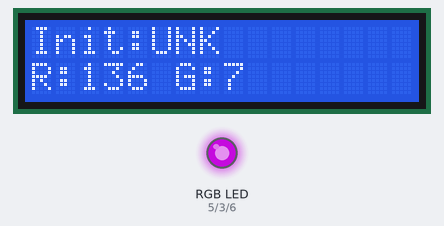
Bench run of a sketch on a simulated Arduino Uno, built with avr-gcc and run on an emulated ATmega328P. Parts: 16×2 character LCD, an RGB LED mixed from three pins (HIGH = lit). Dim RGB values are drawn brighter than linear; random numbers use the default seed unless the sketch sets one.

Above: at 0.1 s.
At 6.7 s:
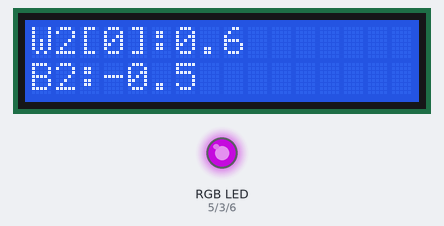
At 12.8 s:
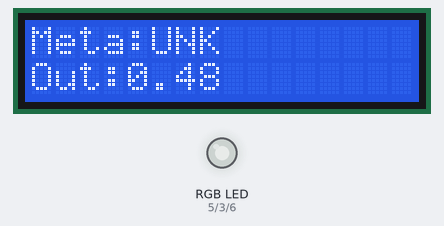
At 20.4 s:
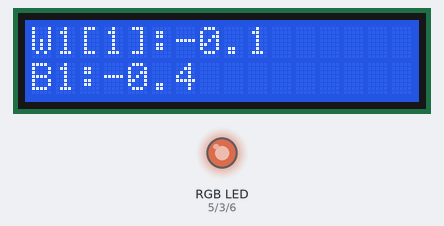
At 28.0 s:
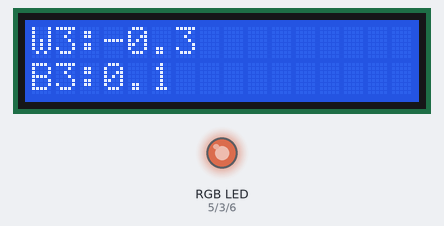
At 38.6 s:
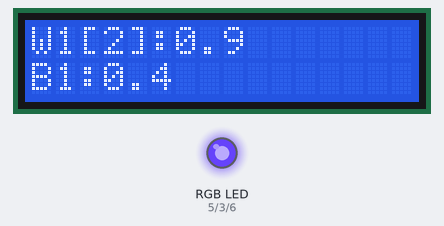
Timing chart, 0 to 40.0 s (numbered marks = the images above):
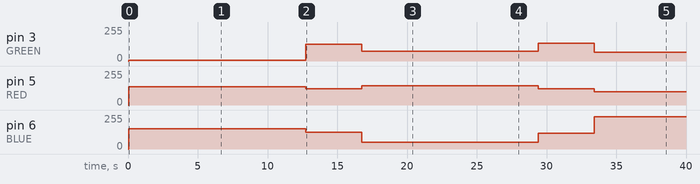

Measured:
- by itself, pin 3 (GREEN): 0/255 → 7/255 at 0.07 s, → 126/255 12.7 s later, → 72/255 4.0 s later, → 132/255 12.7 s later, … (5 changes in this stretch)
- by itself, pin 5 (RED): 0/255 → 136/255 at 0.07 s, → 122/255 12.7 s later, → 146/255 4.0 s later, → 121/255 12.7 s later, … (5 changes in this stretch)
- what the display in image 1 shows lasts 1.5 s, from 6.7 s to 8.2 s
- what the display in image 2 shows lasts 4.1 s, from 12.7 s to 16.8 s

The sketch:

perceptronIA.ino
```cpp
#include <Wire.h>
#include <LiquidCrystal_I2C.h>

LiquidCrystal_I2C lcd(0x27, 16, 2);

#define GREEN 3
#define RED   5
#define BLUE  6

// ⏱️ Configuração dos tempos (em milissegundos)
int timeInit   = 2000; // tempo da cor inicial
int timeWeight = 1500; // tempo de cada peso/bias
int timeMeta   = 4000; // tempo da cor meta

float inputs[3];
float hidden1[3];
float hidden2[3];
float output;
float w1[3][3];
float w2[3][3];
float w3[3];
float bias1[3], bias2[3], bias3;

float sigmoid(float x) {
  return 1.0 / (1.0 + exp(-x));
}

void initWeights() {
  for (int i=0; i<3; i++) {
    bias1[i] = random(-100,100)/100.0;
    bias2[i] = random(-100,100)/100.0;
    w3[i] = random(-100,100)/100.0;
  }
  bias3 = random(-100,100)/100.0;
  for (int i=0; i<3; i++) {
    for (int j=0; j<3; j++) {
      w1[i][j] = random(-100,100)/100.0;
      w2[i][j] = random(-100,100)/100.0;
    }
  }
}

float runNN(float r, float g, float b) {
  inputs[0]=r; inputs[1]=g; inputs[2]=b;

  for (int i=0; i<3; i++) {
    hidden1[i] = sigmoid(inputs[0]*w1[0][i] + inputs[1]*w1[1][i] + inputs[2]*w1[2][i] + bias1[i]);
  }
  for (int i=0; i<3; i++) {
    hidden2[i] = sigmoid(hidden1[0]*w2[0][i] + hidden1[1]*w2[1][i] + hidden1[2]*w2[2][i] + bias2[i]);
  }
  output = sigmoid(hidden2[0]*w3[0] + hidden2[1]*w3[1] + hidden2[2]*w3[2] + bias3);
  return output;
}

void setColor(int r, int g, int b) {
  analogWrite(RED, r);
  analogWrite(GREEN, g);
  analogWrite(BLUE, b);
}

void showLCD(String msg1, String msg2) {
  lcd.clear();
  lcd.setCursor(0,0);
  lcd.print(msg1);
  lcd.setCursor(0,1);
  lcd.print(msg2);
}

String colorName(int r, int g, int b) {
  if (r>200 && g<50 && b<50) return "RED";
  if (g>200 && r<50 && b<50) return "GRN";
  if (b>200 && r<50 && g<50) return "BLU";
  if (r>200 && g>200 && b<50) return "YEL";
  if (g>200 && b>200 && r<50) return "CYN";
  if (r>200 && g>200 && b>200) return "WHT";
  if (r>200 && b>150 && g<80) return "PNK"; // rosa
  if (r>150 && b>150 && g<80) return "PUR"; // roxo
  return "UNK";
}

void setup() {
  lcd.init();
  lcd.backlight();
  pinMode(RED, OUTPUT);
  pinMode(GREEN, OUTPUT);
  pinMode(BLUE, OUTPUT);
  setColor(0,0,0);
  initWeights();
}

void loop() {
  int r = random(0,256);
  int g = random(0,256);
  int b = random(0,256);
  setColor(r,g,b);

  float out = runNN(r/255.0,g/255.0,b/255.0);

  int metaR = (int)(out*255);
  int metaG = (int)(hidden2[1]*255);
  int metaB = (int)(hidden2[2]*255);

  // 🔄 Ciclo automático com tempos configuráveis
  showLCD("Init:"+colorName(r,g,b),"R:"+String(r)+" G:"+String(g));
  delay(timeInit);

  for (int i=0; i<3; i++) {
    showLCD("W1["+String(i)+"]:"+String(w1[0][i],1),"B1:"+String(bias1[i],1));
    delay(timeWeight);
  }
  for (int i=0; i<3; i++) {
    showLCD("W2["+String(i)+"]:"+String(w2[0][i],1),"B2:"+String(bias2[i],1));
    delay(timeWeight);
  }
  showLCD("W3:"+String(w3[0],1),"B3:"+String(bias3,1));
  delay(timeWeight);

  setColor(metaR,metaG,metaB);
  showLCD("Meta:"+colorName(metaR,metaG,metaB),"Out:"+String(out,2));
  delay(timeMeta);
}
```
